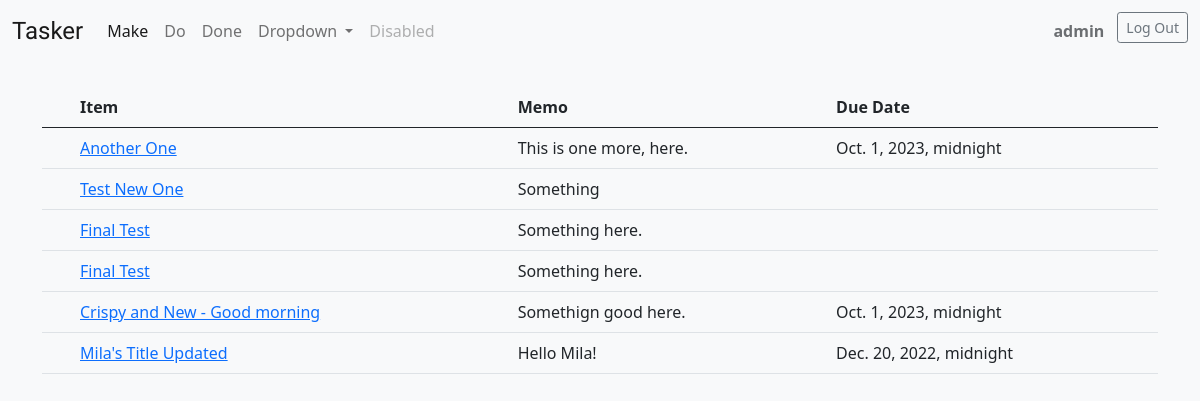
Page /todo/ (signed in) on the earlier database version.
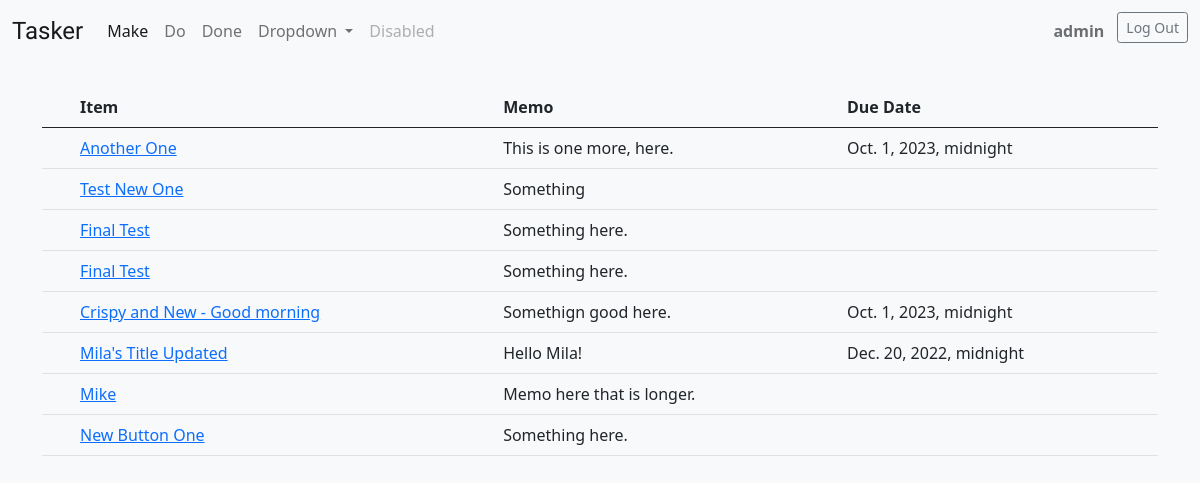
Same page on the later database version.
### todo/models.py (models this page shows, shortened)
class Todo(models.Model):
    title = models.CharField(max_length=169)
    memo = models.TextField(blank=True)
    created = models.DateTimeField(auto_now_add=True)
    duedate = models.DateTimeField(null=True, blank=True)
    datecompleted = models.DateTimeField(null=True, blank=True)
    important = models.CharField(max_length=6, choices=PRIORITY_CHOICES)
    user = models.ForeignKey(User, on_delete=models.CASCADE)

### todo/views.py (the view)
# urls.py: path('todo/', views.currenttodo, name='currenttodo'),
@login_required
def currenttodo(request):
    todos = Todo.objects.filter(user=request.user, datecompleted__isnull=True)
    return render(request, 'todo/currenttodo.html', {'todos':todos})

### todo/templates/todo/currenttodo.html (shortened to what this page needs)
{% extends 'todo/base.html' %}
{% load static %}
{% block content %}
    <div class="container">
        <table class="table">
            <thead>
                <th></th>
                <th>Item</th>
                <th>Memo</th>
                <th>Due Date</th>
            </thead>
            {% for todo in todos %}
                <tr>
                    <td class="icon">
                        {% if todo.important == 'High' %}
                        <i class="bi bi-chevron-double-up" style="color: rgba(245,6,6,1);"></i>
                            {% elif todo.important == 'Medium' %}
                            <i class="bi bi-chevron-double-right" style="color: rgba(241,210,33,1);"></i>
                                {% elif todo.important == 'Low' %}
                                <i class="bi bi-chevron-double-down" style="color: rgba(73,238,73,1);"></i>
                                {% else %}
                                <i class="bi bi-box" style="color: rgba(123,126,123,1);"></i>
                        {% endif %}                    </td>
                    <td>
                        <a href="{% url 'viewtodo' todo.id %}">
                                {{ todo.title }}
                        </a>
                    </td>
                    <td class="memo">{{ todo.memo }}</td>
                    <td>
                        {% if todo.duedate is not None %}
                            {{ todo.duedate }}
                        {% endif %}
                    </td>
                </tr>
            {% endfor %}
        </table>
    </div>
{% endblock content %}

Differences in the rows shown:
added Todo: important 0 (drawn), title "Mike", memo "Memo here that is longer."
added Todo: important 1 (drawn), title "New Button One", memo "Something here."
